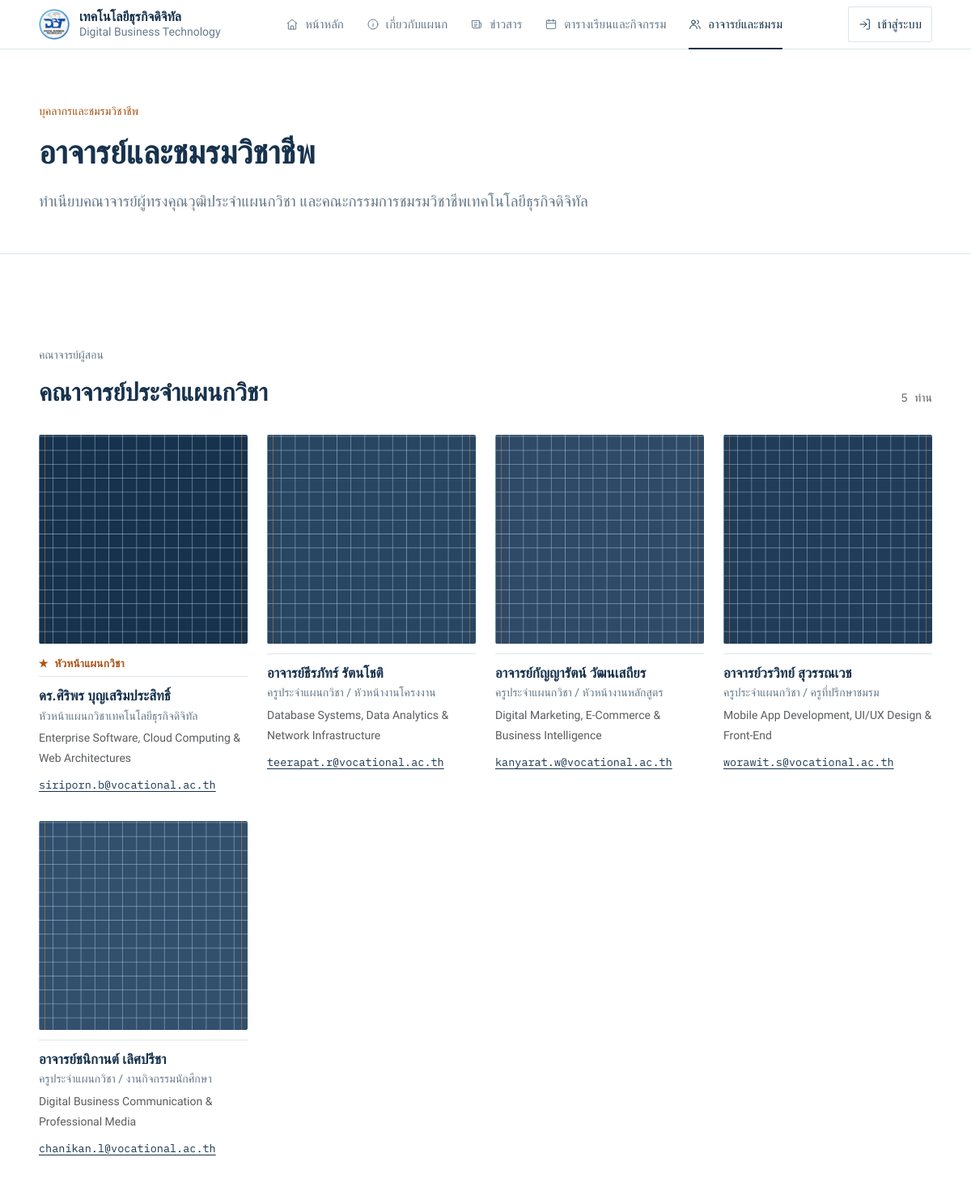
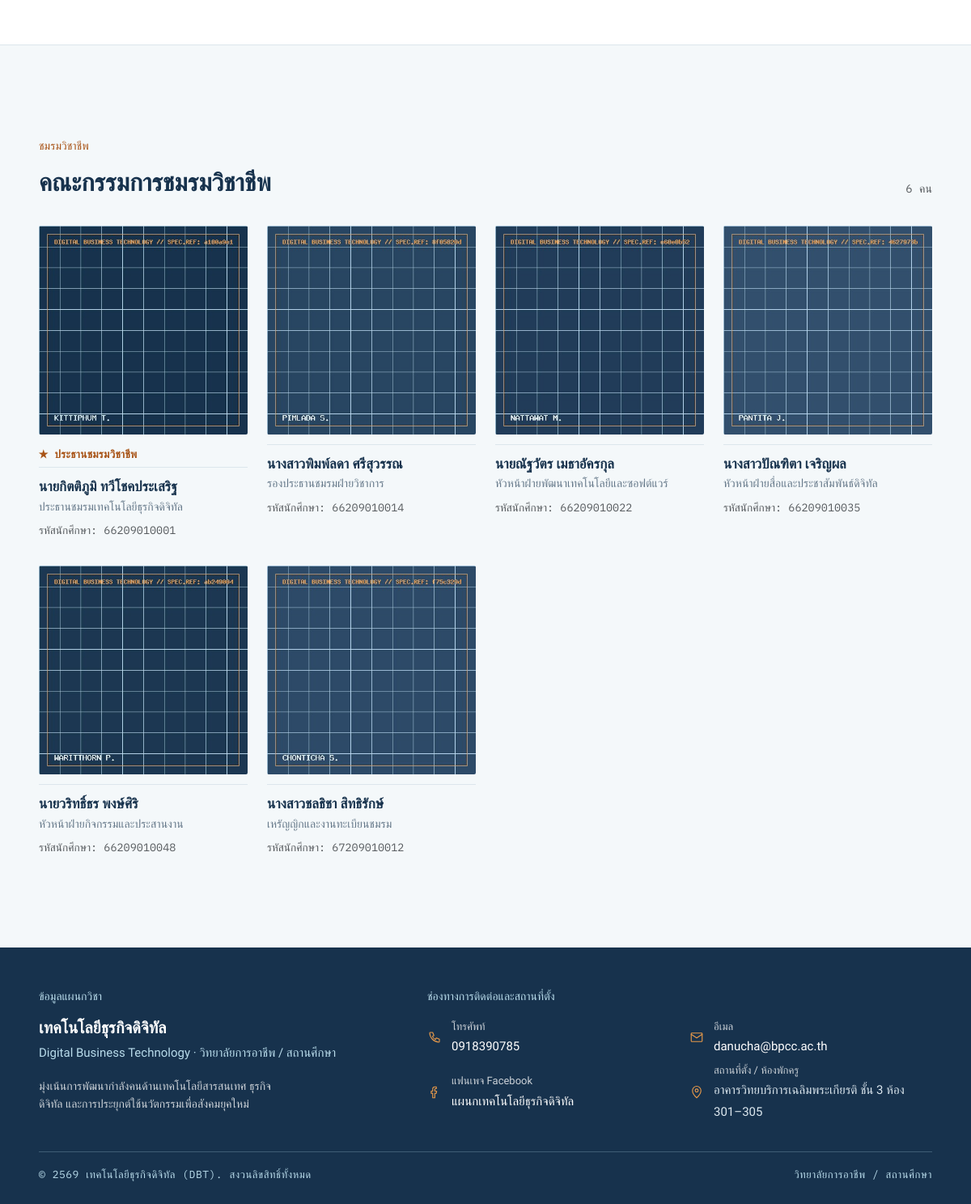
The app's page /pages/teachers.php, older data (2 pictures, top to bottom).
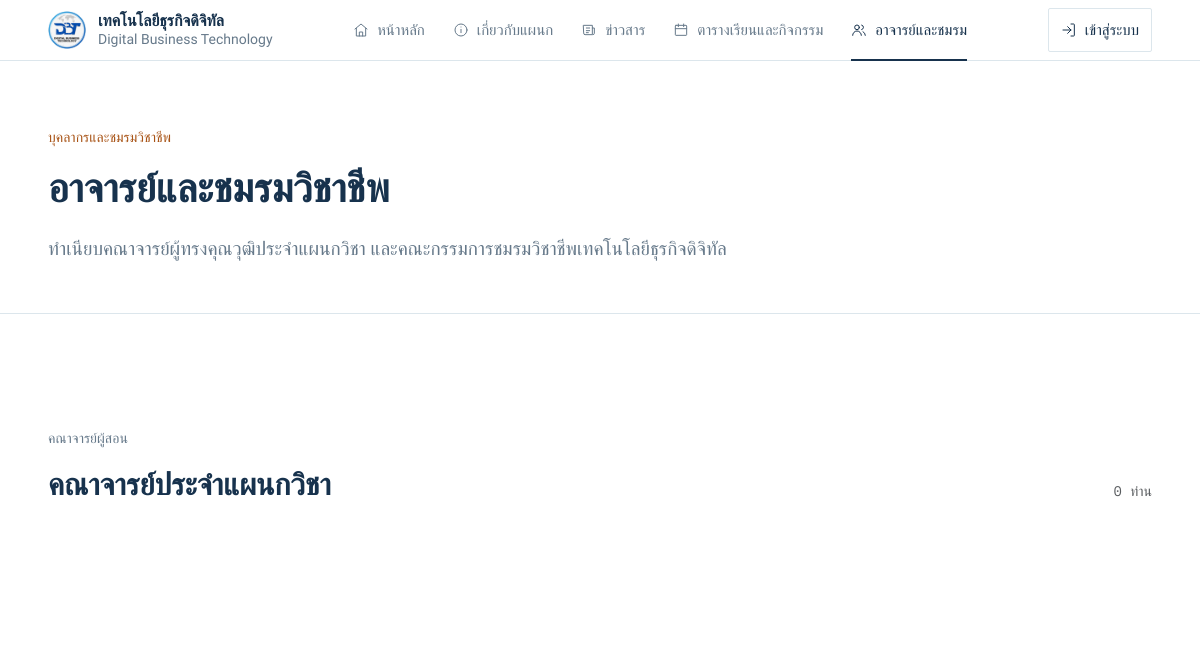
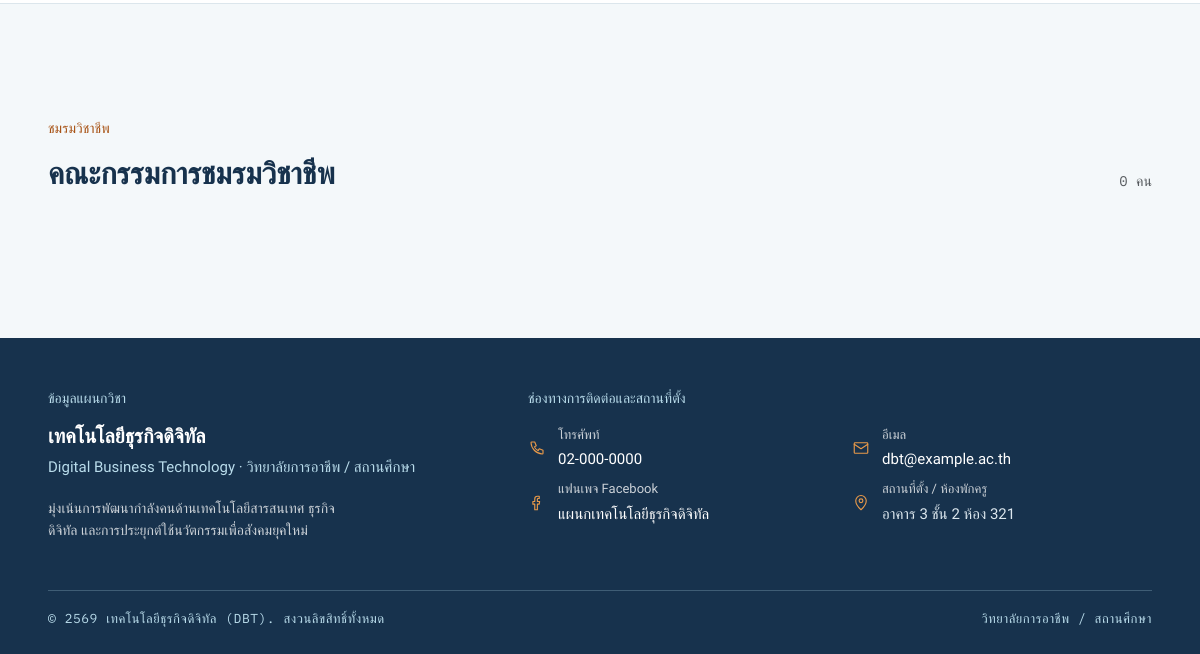
The same page, newer data (2 pictures, top to bottom).
### tables this page shows
CREATE TABLE IF NOT EXISTS `teachers` (
  `id` INT AUTO_INCREMENT PRIMARY KEY,
  `name` VARCHAR(100) NOT NULL,
  `position` VARCHAR(100) NOT NULL,
  `specialization` VARCHAR(255) NULL,
  `email` VARCHAR(100) NULL,
  `image_path` VARCHAR(255) NULL,
  `is_head` TINYINT (1) NOT NULL DEFAULT 0,
  `sort_order` INT NOT NULL DEFAULT 0,
  INDEX `idx_teacher_order` (`is_head` DESC, `sort_order` ASC, `id` ASC)
);

CREATE TABLE IF NOT EXISTS `club_members` (
  `id` INT AUTO_INCREMENT PRIMARY KEY,
  `student_id` VARCHAR(20) NULL,
  `name` VARCHAR(100) NOT NULL,
  `club_role` VARCHAR(100) NOT NULL,
  `is_club_head` TINYINT (1) NOT NULL DEFAULT 0,
  `image_path` VARCHAR(255) NULL,
  `sort_order` INT NOT NULL DEFAULT 0,
  INDEX `idx_club_order` (`is_club_head` DESC, `sort_order` ASC, `id` ASC)
);

### includes/services/CacheService.php (called while the page is built, shortened)
<?php
class CacheService
{
    private static ?string $cacheDir = null;
    public static function getCacheDir(): string
    {
        if (self::$cacheDir === null) {
            $dir = dirname(__DIR__, 2) . DIRECTORY_SEPARATOR . 'scratch' . DIRECTORY_SEPARATOR . 'cache';
            self::$cacheDir = $dir;
        }
        return self::$cacheDir;
    }
    private static function getFilePath(string $key): string
    {
        $safeKey = preg_replace('/[^a-zA-Z0-9_\-]/', '_', $key);
        return self::getCacheDir() . DIRECTORY_SEPARATOR . 'dbt_' . $safeKey . '.cache';
    }
    public static function get(string $key, $default = null)
    {
        $file = self::getFilePath($key);
        if (!file_exists($file)) {
            return $default;
        }
        $content = @file_get_contents($file);
        $payload = @unserialize($content);
        return $payload['data'];
    }
    public static function set(string $key, $data, int $ttl = self::DEFAULT_TTL): bool
    {
        $effectiveTtl = max(5, min($ttl, self::MAX_TTL));
        $expiresAt    = time() + $effectiveTtl;
        $payload = [
            'expires_at' => $expiresAt,
            'created_at' => time(),
            'data'       => $data,
        ];
        $file = self::getFilePath($key);
        $serialized = serialize($payload);
        return (bool) @file_put_contents($file, $serialized, LOCK_EX);
    }
    public static function remember(string $key, int $ttl, callable $callback)
    {
        $value = self::get($key);
        $value = $callback();
        return $value;
    }
}

### includes/db.php (called while the page is built, shortened)
<?php
function db(): PDO
{
    static $pdo = null;
    if ($pdo !== null) {
        return $pdo;
    }
    $options = [
        PDO::ATTR_ERRMODE            => PDO::ERRMODE_EXCEPTION,
        PDO::ATTR_DEFAULT_FETCH_MODE => PDO::FETCH_ASSOC,
        PDO::ATTR_EMULATE_PREPARES   => false,
    ];
    try {
        $dsn = 'mysql:host=' . DB_HOST . ';port=' . DB_PORT . ';dbname=' . DB_NAME . ';charset=utf8mb4';
        $pdo = new PDO($dsn, DB_USER, DB_PASS, $options);
    } catch (PDOException $e) {
        try {
            $rootDsn = 'mysql:host=' . DB_HOST . ';port=' . DB_PORT . ';charset=utf8mb4';
            $rootPdo = new PDO($rootDsn, DB_USER, DB_PASS, $options);
            $dbNameEscaped = str_replace('`', '``', DB_NAME);
            $rootPdo->exec("CREATE DATABASE IF NOT EXISTS `{$dbNameEscaped}` CHARACTER SET utf8mb4 COLLATE utf8mb4_unicode_ci");
            unset($rootPdo);
            $pdo = new PDO($dsn, DB_USER, DB_PASS, $options);
        } catch (PDOException $subEx) {
            error_log("Database connection & auto-create error: " . $subEx->getMessage());
            http_response_code(500);
            exit('<p style="font-family:sans-serif;padding:2rem">เชื่อมต่อฐานข้อมูลไม่ได้ - ตรวจสอบค่าใน <code>.env</code> หรือ <code>includes/config.php</code></p>');
        }
    }
    try {
        $tableCheck = $pdo->query("SHOW TABLES LIKE 'users'")->fetch();
    } catch (PDOException $e) {
        error_log("Schema check error: " . $e->getMessage());
    }
    return $pdo;
}
function execute_query(string $sql, array $params = []): PDOStatement
{
    $st = db()->prepare($sql);
    $st->execute($params);
    return $st;
}
function q(string $sql, array $params = []): PDOStatement
{
    return execute_query($sql, $params);
}

### includes/services/FacultyService.php (called while the page is built, shortened)
<?php
require_once __DIR__ . '/../db.php';
require_once __DIR__ . '/../helpers.php';
require_once __DIR__ . '/CacheService.php';
class FacultyService
{
    public static function getAllTeachers(): array
    {
        return CacheService::remember('faculty_teachers_all', 60, function () {
            return q("
                SELECT * FROM teachers
                ORDER BY is_head DESC, sort_order ASC, id ASC
            ")->fetchAll();
        });
    }
    public static function getAllClubMembers(): array
    {
        return CacheService::remember('faculty_club_all', 60, function () {
            return q("
                SELECT * FROM club_members
                ORDER BY is_club_head DESC, sort_order ASC, id ASC
            ")->fetchAll();
        });
    }
}

### pages/teachers.php (the view, shortened to what the rows shown need)
<?php
require_once __DIR__ . '/../includes/config.php';
require_once __DIR__ . '/../includes/helpers.php';
require_once __DIR__ . '/../includes/services/FacultyService.php';
$teachers = FacultyService::getAllTeachers();
$clubMembers = FacultyService::getAllClubMembers();
include __DIR__ . '/../includes/header.php';
?>
<div class="page-head">
  <div class="container-xl">
    <h1>อาจารย์และชมรมวิชาชีพ</h1>
  </div>
</div>
<section class="section">
  <div class="container-xl">
    <div class="section-head">
      <div>
        <h2>คณาจารย์ประจำแผนกวิชา</h2>
      </div>
    </div>
    <ul class="people-list people-grid">
      <?php foreach ($teachers as $teacher): ?>
        <li>
          <?= render_avatar($teacher['name'], $teacher['image_path'] ?? null) ?>
          <div>
            <?php if (!empty($teacher['is_head'])): ?>
              <span class="sub d-block text-accent-ink fw-semibold mb-1">★ หัวหน้าแผนกวิชา</span>
            <?php endif; ?>
            <h3><?= e($teacher['name']) ?></h3>
            <p><?= e($teacher['position']) ?></p>
            <?php if (!empty($teacher['specialization'])): ?>
              <p class="text-muted" style="font-size: .875rem; margin-top: 2px;">
                <?= e($teacher['specialization']) ?>
              </p>
            <?php endif; ?>
            <?php if (!empty($teacher['email'])): ?>
              <div class="mono mt-2" style="font-size: 13.5px;">
                <a href="mailto:<?= e($teacher['email']) ?>" class="text-navy"><?= e($teacher['email']) ?></a>
              </div>
            <?php endif; ?>
          </div>
        </li>
      <?php endforeach; ?>
    </ul>
  </div>
</section>
<section class="section section-alt">
  <div class="container-xl">
    <div class="section-head">
      <div>
        <h2>คณะกรรมการชมรมวิชาชีพ</h2>
      </div>
    </div>
    <ul class="people-list people-grid">
      <?php foreach ($clubMembers as $member): ?>
        <li>
          <?= render_avatar($member['name'], $member['image_path'] ?? null) ?>
          <div>
            <?php if (!empty($member['is_club_head'])): ?>
              <span class="sub d-block text-accent-ink fw-semibold mb-1">★ ประธานชมรมวิชาชีพ</span>
            <?php endif; ?>
            <h3><?= e($member['name']) ?></h3>
            <p><?= e($member['club_role']) ?></p>
            <?php if (!empty($member['student_id'])): ?>
              <div class="mono text-muted mt-1" style="font-size: 13.5px;">
                รหัสนักศึกษา: <?= e($member['student_id']) ?>
              </div>
            <?php endif; ?>
          </div>
        </li>
      <?php endforeach; ?>
    </ul>
  </div>
</section>
<?php include __DIR__ . '/../includes/footer.php'; ?>

### includes/helpers.php (shortened to what the rows shown need)
<?php
require_once __DIR__ . '/db.php';
function e($v): string
{
    return htmlspecialchars((string) $v, ENT_QUOTES, 'UTF-8');
}
function url(string $path = ''): string
{
    $clean = ltrim($path, '/');
    if ($clean !== '' && !str_starts_with($clean, 'uploads/') && !str_starts_with($clean, 'assets/') && !str_starts_with($clean, 'favicon.')) {
        $clean = preg_replace('/\.php(\?.*)?$/', '$1', $clean);
        if ($clean === 'index') {
            $clean = '';
        } elseif ($clean === 'admin/index') {
            $clean = 'admin';
        }
    }
    $root = rtrim(BASE_URL, '/');
    if ($clean === '') {
        return $root !== '' ? $root . '/' : '/';
    }
    return ($root !== '' ? $root : '') . '/' . $clean;
}
function render_avatar(string $name, ?string $imagePath, string $class = 'figure-img marks'): string
{
    $c = $class ? ' ' . e($class) : '';
    $hasImage = $imagePath && is_file(ROOT_PATH . '/' . $imagePath);
    $html = '<div class="avatar' . $c . '">';
    if ($hasImage) {
        $html .= '<img src="' . e(url($imagePath)) . '" alt="' . e($name) . '" loading="lazy">';
    } else {
        $html .= '<div class="monogram">' . e(initials($name)) . '</div>';
    }
    $html .= '</div>';
    return $html;
}
function send_cache_headers(int $maxAge = 60, int $sMaxAge = 120): void
{
    require_once __DIR__ . '/services/CacheService.php';
}

Row changes from the older to the newer data that the page shows:
removed teachers: image_path (picture), is_head "★ หัวหน้าแผนกวิชา", name "ดร.ศิริพร บุญเสริมประสิทธิ์", position "หัวหน้าแผนกวิชาเทคโนโลยีธุรกิจดิจิทัล", specialization "Enterprise Software, Cloud Computing & Web Architectures", email "siriporn.b@vocational.ac.th"
removed teachers: image_path (picture), name "อาจารย์ธีรภัทร์ รัตนโชติ", position "ครูประจำแผนกวิชา / หัวหน้างานโครงงาน", specialization "Database Systems, Data Analytics & Network Infrastructure", email "teerapat.r@vocational.ac.th"
removed teachers: image_path (picture), name "อาจารย์กัญญารัตน์ วัฒนเสถียร", position "ครูประจำแผนกวิชา / หัวหน้างานหลักสูตร", specialization "Digital Marketing, E-Commerce & Business Intelligence", email "kanyarat.w@vocational.ac.th"
removed teachers: image_path (picture), name "อาจารย์วรวิทย์ สุวรรณเวช", position "ครูประจำแผนกวิชา / ครูที่ปรึกษาชมรม", specialization "Mobile App Development, UI/UX Design & Front-End", email "worawit.s@vocational.ac.th"
removed teachers: image_path (picture), name "อาจารย์ชนิกานต์ เลิศปรีชา", position "ครูประจำแผนกวิชา / งานกิจกรรมนักศึกษา", specialization "Digital Business Communication & Professional Media", email "chanikan.l@vocational.ac.th"
removed club_members: image_path (picture), is_club_head "★ ประธานชมรมวิชาชีพ", name "นายกิตติภูมิ ทวีโชคประเสริฐ", club_role "ประธานชมรมเทคโนโลยีธุรกิจดิจิทัล", student "66209010001"
removed club_members: image_path (picture), name "นางสาวพิมพ์ลดา ศรีสุวรรณ", club_role "รองประธานชมรมฝ่ายวิชาการ", student "66209010014"
removed club_members: image_path (picture), name "นายณัฐวัตร เมธาอัครกุล", club_role "หัวหน้าฝ่ายพัฒนาเทคโนโลยีและซอฟต์แวร์", student "66209010022"
removed club_members: image_path (picture), name "นางสาวปัณฑิตา เจริญผล", club_role "หัวหน้าฝ่ายสื่อและประชาสัมพันธ์ดิจิทัล", student "66209010035"
removed club_members: image_path (picture), name "นายวริทธิ์ธร พงษ์ศิริ", club_role "หัวหน้าฝ่ายกิจกรรมและประสานงาน", student "66209010048"
removed club_members: image_path (picture), name "นางสาวชลธิชา สิทธิรักษ์", club_role "เหรัญญิกและงานทะเบียนชมรม", student "67209010012"
Text that changed along with them:
count($teachers): "5" → "0"
count($clubMembers): "6" → "0"
SettingService::get('contact_phone', CONTACT_PHONE): "0918390785" → "02-000-0000"
SettingService::get('contact_email', CONTACT_EMAIL): "danucha@bpcc.ac.th" → "dbt@example.ac.th"
SettingService::get('contact_address', CONTACT_ADDRESS): "อาคารวิทยบริการเฉลิมพระเกียรติ ชั้น 3 ห้อง 301–305" → "อาคาร 3 ชั้น 2 ห้อง 321"
